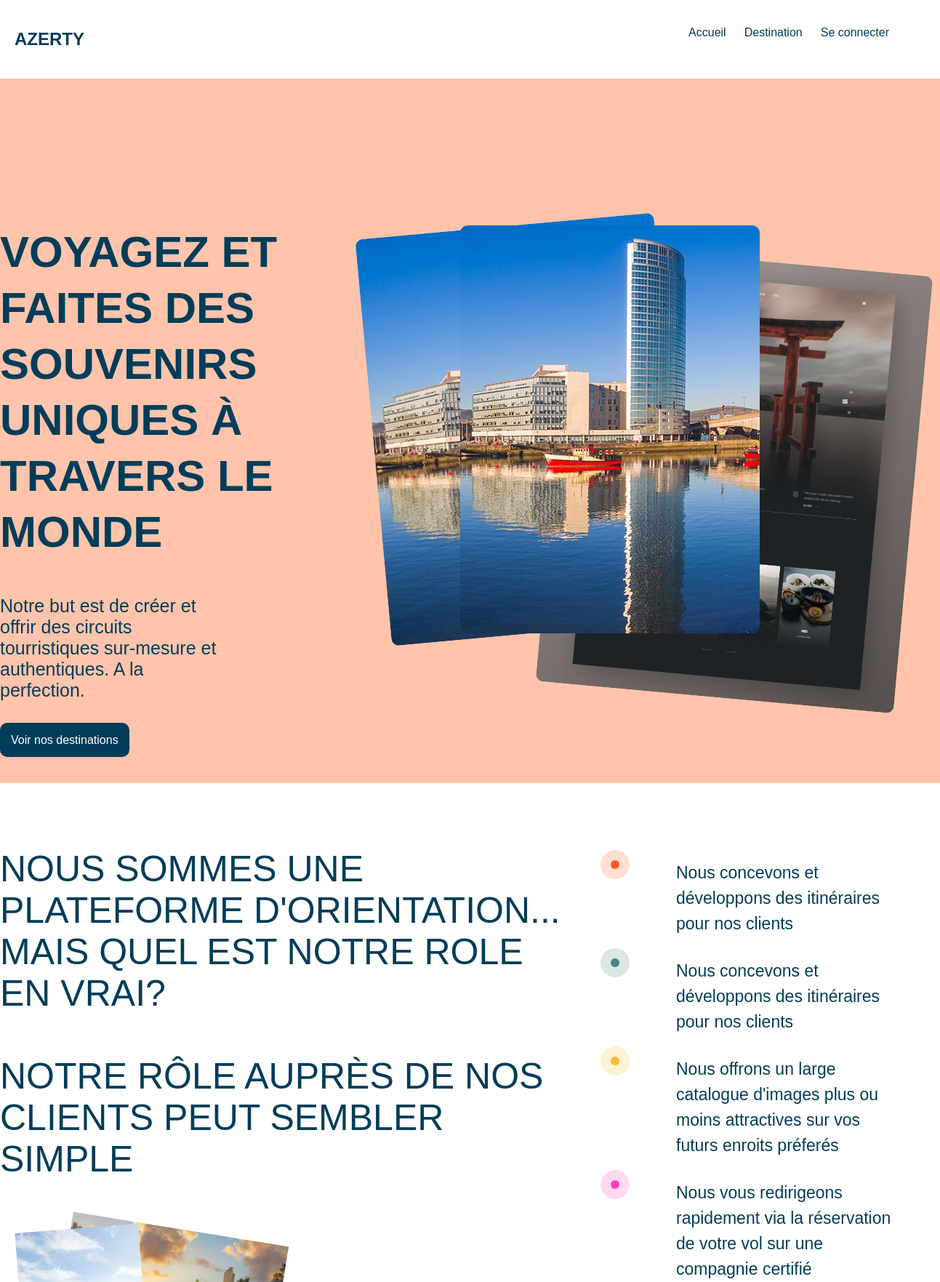
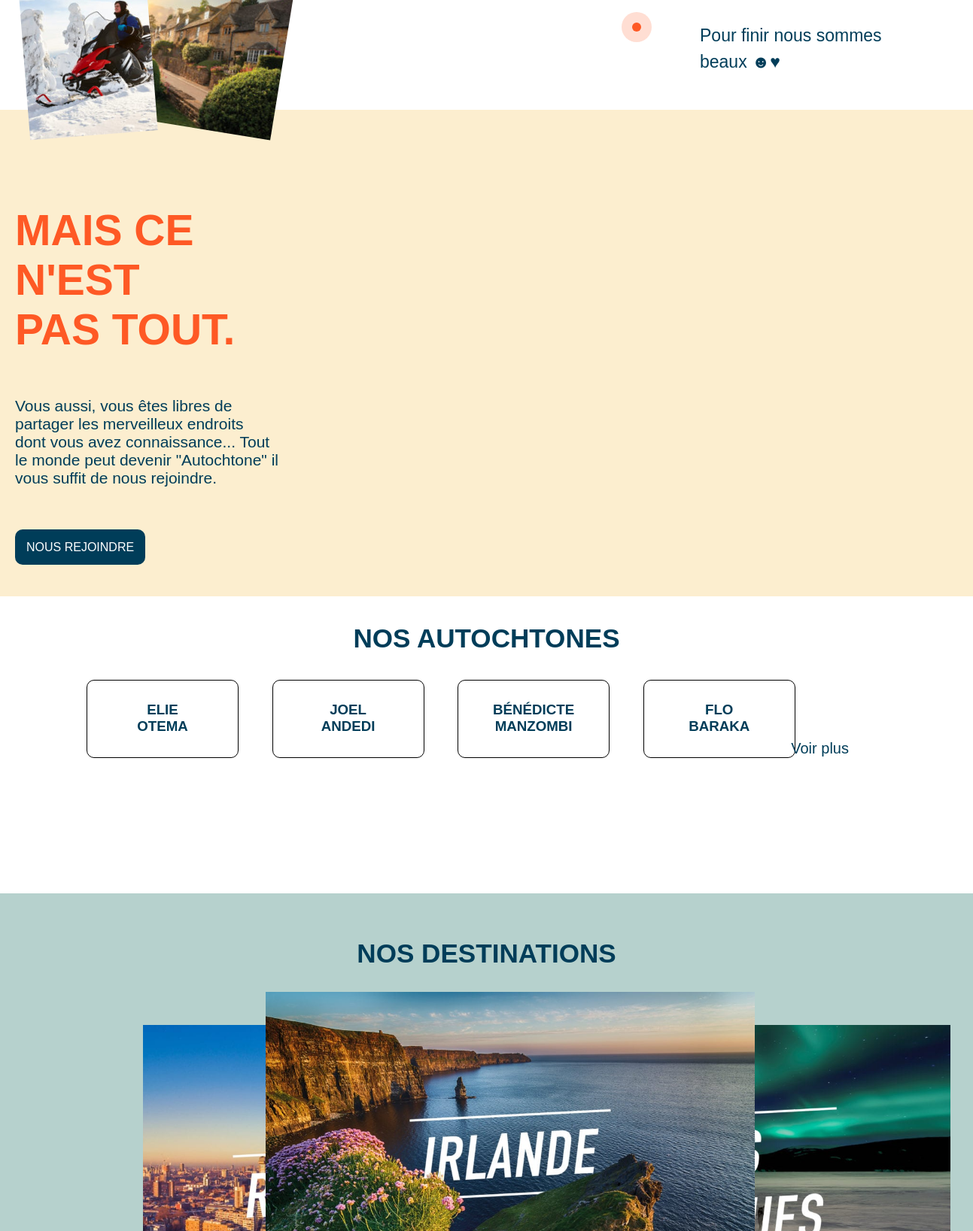
Page /view/html/index.php (upper part) on the committed database (2 pictures, top to bottom).
### tables this page shows
CREATE TABLE IF NOT EXISTS `medias` (
  `id` int(11) NOT NULL AUTO_INCREMENT,
  `idSite` varchar(10) NOT NULL,
  `path` varchar(100) NOT NULL,
  PRIMARY KEY (`id`)
);

CREATE TABLE IF NOT EXISTS `destinations` (
  `idSite` varchar(10) NOT NULL,
  `idUser` varchar(10) NOT NULL,
  `continent` varchar(20) NOT NULL,
  `pays` varchar(20) NOT NULL,
  `coordonnees` varchar(50) NOT NULL,
  `nom` varchar(100) NOT NULL,
  `description` text NOT NULL,
  PRIMARY KEY (`idSite`)
);

CREATE TABLE IF NOT EXISTS `utilisateurs` (
  `email` varchar(100) NOT NULL,
  `idUser` varchar(10) NOT NULL,
  `password` varchar(100) NOT NULL,
  `nom` varchar(50) NOT NULL,
  `prenom` varchar(50) NOT NULL,
  `statut` int(11) NOT NULL,
  PRIMARY KEY (`email`)
);

CREATE TABLE IF NOT EXISTS `continents` (
  `id` int(11) NOT NULL AUTO_INCREMENT,
  `idContinent` varchar(10) NOT NULL,
  `nom` varchar(10) NOT NULL,
  `photoPath` varchar(50) NOT NULL,
  `description` text NOT NULL,
  PRIMARY KEY (`id`)
);

### model/Database.php (called while the page is built, shortened)
<?php
class Database
{
    public $database;
    public function __construct($url, $username, $password)
    {
        $this -> database = new PDO($url, $username, $password);
    }
    public function getAllAutochtone()
    {
        try
        {
            $all = $this -> database -> prepare('SELECT * FROM utilisateurs WHERE statut = 1');
            $all -> execute();
        }catch(PDOException $e){
            die($e -> getMessage());
        }
        $yes = $all -> fetchAll(PDO::FETCH_ASSOC);
        return $yes;
    }
    public function getRandomContinent()
    {
        try
        {
            $all = $this -> database -> prepare('SELECT * FROM continents');
            $all -> execute();
        }catch(PDOException $e){
            die($e -> getMessage());
        }
        $yes = $all -> fetchAll(PDO::FETCH_ASSOC);
        return $yes;
    }
    public function getRandomDestination($precision = 'tous')
    {
        try
        {
            if($precision == 'tous')
            {
                $all = $this -> database -> prepare('SELECT m.path, m.idSite, d.idSite, d.nom FROM medias m JOIN destinations d WHERE m.idSite = d.idSite');
                $all -> execute();
            }
            else
            {
                $all = $this -> database -> prepare('SELECT m.path, m.idSite, d.idSite, d.nom, d.continent FROM medias m JOIN destinations d WHERE m.idSite = d.idSite AND d.continent = :continent');
                $all -> execute(array(
                    'continent' => $precision
                ));
            }
        }catch(PDOException $e){
            die($e -> getMessage());
        }
        $yes = $all -> fetchAll(PDO::FETCH_ASSOC);
        return $yes;
    }
}
?>

### controller/indexController.php (the view, shortened to what this page needs)
<?php
require_once dirname(__DIR__, 1).DIRECTORY_SEPARATOR.'model'.DIRECTORY_SEPARATOR.'Database.php';
class index
{
    public $database;
    public function __construct()
    {
        $this -> database = new Database(URL, USERNAME, PASSWORD);
    }
    public function getRandomAuth()
    {
        $rand = array();
        $random = $this -> database -> getAllAutochtone();
        for($i = 0; $i < 4; $i ++)
        {
            $verf = rand(0, count($random)-1);
            if(in_array($verf, $rand))
            {
                $i --;
            }
            else
            {
                $rand[] = $verf;
                echo '<a href="./autochtonePerso.php?idAuth='. $random[$verf]['idUser'] .'">
                        <div class="autochtone_card">
                            <div class="card_content_autochtone">
                                <h3>'. $random[$verf]['prenom'] .'<br>'. $random[$verf]['nom'] .'</h3>
                            </div>
                        </div>
                    </a>';
            }
        }
    }
    public function getRandomContinent()
    {
        $rand = array();
        $random = $this -> database -> getRandomContinent();
        for($i = 0; $i < 3; $i ++)
        {
            $verf = rand(0, count($random)-1);
            if(in_array($verf, $rand))
            {
                $i --;
            }
            else
            {
                $rand[] = $verf;
                echo '<img src="'. $random[$verf]['photoPath'] .'" alt="'. $random[$verf]['nom'] .'">';
            }
        }
    }
    public function getRandomDestination()
    {
        $rand = array();
        $random = $this -> database -> getRandomDestination();
        for($i = 0; $i < 3; $i ++)
        {
            $verf = rand(0, count($random)-1);
            if(in_array($verf, $rand))
            {
                $i --;
            }
            else
            {
                $rand[] = $verf;
                echo '<img src="'. $random[$verf]['path'] .'" alt="'. $random[$verf]['nom'] .'">';
            }
        }
    }
}
?>

### view/Css/style2.css (style rules this page uses)
body { font-family: 'Trebuchet MS', 'Lucida Sans Unicode', 'Lucida Grande', 'Lucida Sans', Arial, sans-serif; margin: 0; padding: 0; }
h3 { text-transform: uppercase; }
a { text-decoration: none; color: #003d59; }
h1,h2,h3,h4,h5,h6,p,li,a { color: #003d59; }
.carrouselDroit img { position: absolute; max-width: 494px; left: 50%; border-radius: 10px; }
.carrouselDroit img:nth-child(3) { top: 0; right: 250px; }
.destinationSlide .slideImage img { max-width: 650px; }
.destinationSlide .slideImage img:nth-child(1) { position: absolute; left: 25%; top: -10%; z-index: 2; }
.autochtone_card { width: 200px; border: 1px solid black; display: flex; justify-content: center; border-radius: 10px; padding: 0 px; }
.autochtone_card h3 { width: 160px; height: 45px; padding: 10px; border-radius: 10px; }
.autochtone_card .card_content_autochtone { text-align: center; }

### rows in the picture
medias: idSite.nom (picture)
utilisateurs: prenom "ELIE", nom "OTEMA"
utilisateurs: prenom "JOEL", nom "ANDEDI"
utilisateurs: prenom "BÉNÉDICTE", nom "MANZOMBI"
utilisateurs: prenom "FLO", nom "BARAKA"
continents: photoPath+nom (picture)
